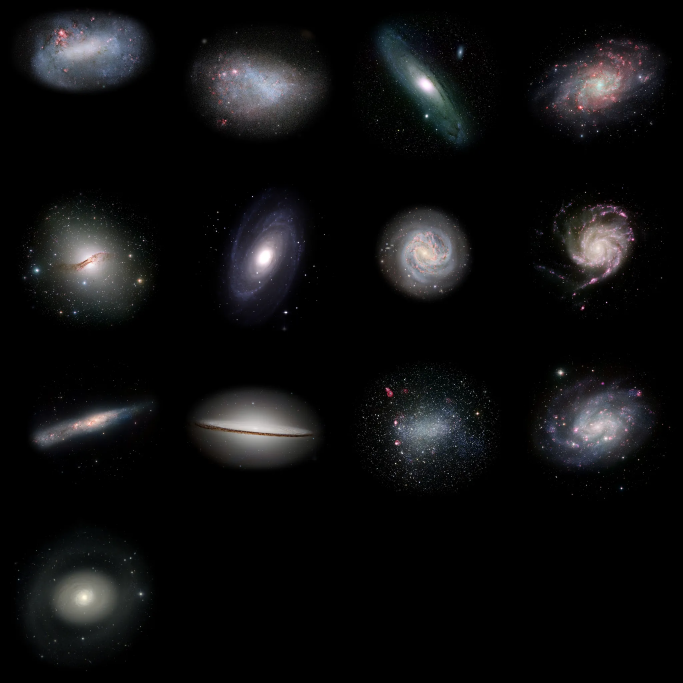
#> input picture site/src/data/galaxies.webp, 2048 x 2048 px (shown at 1/3 size); its folder holds 3 pictures in this run
$ python build-milkyway.py --source ../site/src/data/galaxies.webp
#> lines starting #> are read from the running program, lines starting #| are printed output that depends on the picture; after the words box and inside, x2 and y2 are one past the last pixel; in counts of white or black regions, pixels touching at a corner belong together
#|   source 2048x2048, 0.176 deg/px
#|   WARNING: expected 6000x3000, got 2048x2048. The projection assumptions in this file are about THAT image.
#!/usr/bin/env python3
# evomedia.net evo.polaris — https://github.com/evomedia-net/evo.polaris
# Created by Kelly Michels · dev@evomedia.net
# Licensed under the MIT License. See LICENSE.

"""Build the Milky Way texture from ESO's all-sky panorama.

    python scripts/build-milkyway.py [--source path/to/eso0932a.tif]

Downloads the source if it is not given, writes site/src/data/milkyway.webp,
and prints what it did. Run rarely -- the output is committed, like stars.json.

SOURCE, AND WHY THIS ONE

    ESO/S. Brunier -- "The Milky Way panorama", eso0932a
    https://www.eso.org/public/images/eso0932a/

    6000x3000, and already in the projection this needs: galactic longitude
    across, latitude up, plane horizontal. Licensed CC BY 4.0, which permits
    redistribution and commercial use with a visible credit -- so the credit
    is part of the app's UI, not just a line in a licence file. ESO's terms
    say it "cannot be hidden or separated from the image", so it appears
    wherever the sky is drawn, full screen included.

    The lossless TIF is used rather than the JPEG. It is barely larger over
    the wire (mostly black sky compresses hard) and the JPEG's 8-pixel blocks
    survive into the diffuse layer as a faint cellular texture once anything
    non-linear touches them.

LONGITUDE RUNS LEFTWARD, AND THAT WAS MEASURED, NOT ASSUMED

    Getting it backwards mirrors the entire sky, and it is the kind of mistake
    that looks plausible. So it was checked against two objects whose galactic
    coordinates are known exactly:

        LMC  l=280.5 b=-32.9   leftward 38.2   rightward 11.1   (background 7.7)
        SMC  l=302.8 b=-44.3   leftward 18.7   rightward 10.0

    Both land on a bright cloud only under the leftward reading, which is the
    astronomical convention. The galactic centre also falls at x=2978 of 3000,
    and the faintest point along b=0 at the anticentre, as it must.

THE STARS HAVE TO COME OUT

    This is a photograph, so it contains tens of thousands of point stars --
    and the app draws its OWN stars from Hipparcos, at computed positions. Two
    sets of stars, slightly offset, would undermine the one thing this view
    promises: that what you see is where things really are.

    Removal is by DIFFERENCE, not morphology. Blur to get the diffuse
    component, find pixels standing far above it, replace only those. A star
    is a few pixels at 16.7 px/deg; the band is degrees and even the
    Magellanic Clouds are ~170 px, so the diffuse structure is never touched.
    A grey opening was tried first and left a cellular texture across the
    bright regions -- its square structuring element, printed on the picture.

    KNOWN LIMIT: a handful of ~1 degree blobs survive, being the photographic
    halos of the very brightest stars and some globular clusters. They sit at
    the true positions of stars the app draws anyway, so they read as halo
    rather than as duplicates. Raising SIGMA on the passes below would take
    them, at the cost of flattening structure inside the Magellanic Clouds.
    That trade was taken deliberately in this direction.

WHY GREYSCALE

    The naked-eye Milky Way has no colour -- at that light level human vision
    is scotopic. Storing luminance also means the app can tint it, which is
    what makes Night Mode work, and costs a third of the bytes.
"""

from __future__ import annotations

import argparse
import sys
import urllib.request
from pathlib import Path

try:
    import numpy as np
    from PIL import Image
    from scipy import ndimage
except ImportError as e:                                    # pragma: no cover
    sys.exit(f"needs numpy, pillow and scipy: {e}")

Image.MAX_IMAGE_PIXELS = None

ROOT = Path(__file__).resolve().parent.parent
OUT = ROOT / "site" / "src" / "data" / "milkyway.webp"
SOURCE_URL = "https://cdn.eso.org/images/original/eso0932a.tif"
CREDIT = "ESO/S. Brunier"

# Output size. The source is 0.06 deg/px; this keeps most of that at 0.088,
# which matters because the view zooms to a 10 degree field. It costs about
# 60 KB -- the whole sky, against 360 KB of star catalogue.
OUT_W, OUT_H = 4096, 2048
QUALITY = 80

# Star-removal passes: (blur sigma in source pixels, threshold in sigmas).
# Coarse first for the big halos, then finer for ordinary stars.
PASSES = ((6.0, 2.5), (4.0, 3.0), (2.5, 3.0))


def fetch(path: Path) -> Path:
    if path.exists():
        return path
    path.parent.mkdir(parents=True, exist_ok=True)
    print(f"  downloading {SOURCE_URL}")
    urllib.request.urlretrieve(SOURCE_URL, path)
    return path


def diffuse(a: np.ndarray) -> np.ndarray:
    """The photograph with its point sources replaced by their surroundings."""
    work = a.copy()
    for sigma, k in PASSES:
        smooth = ndimage.gaussian_filter(work, sigma)
        resid = work - smooth
        stars = resid > k * resid.std()
        work = np.where(stars, smooth, work)
        print(f"  sigma {sigma}: replaced {stars.mean() * 100:.2f}% of pixels")
#> this loop made 3 passes
#|   sigma 6.0: replaced 1.31% of pixels
#|   sigma 4.0: replaced 1.82% of pixels
#|   sigma 2.5: replaced 1.56% of pixels
#> pass 1, in diffuse, `resid = work - smooth`:
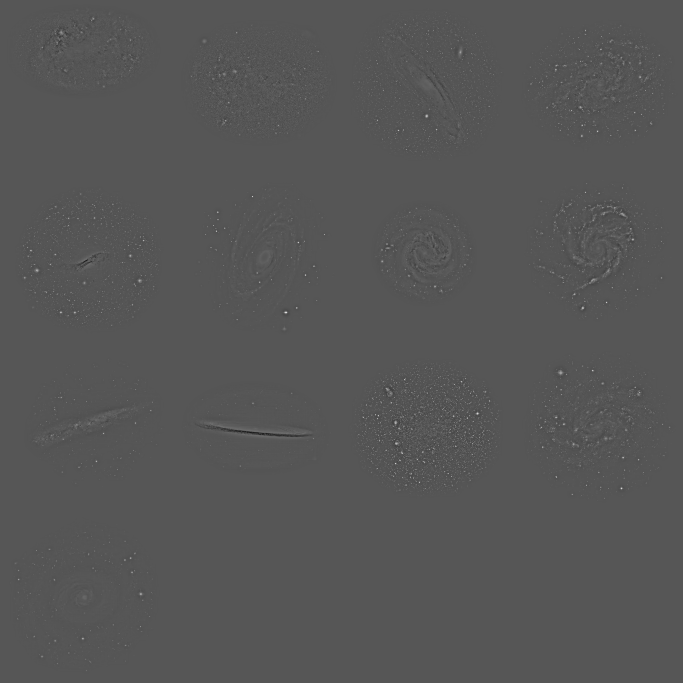
#> resid: shape (2048, 2048) float32 (shown at 1/3 size); min -126.7, max 247.8, mean 0; drawn with min black and max white
#> pass 1, in diffuse, `stars = resid > k * resid.std()`:
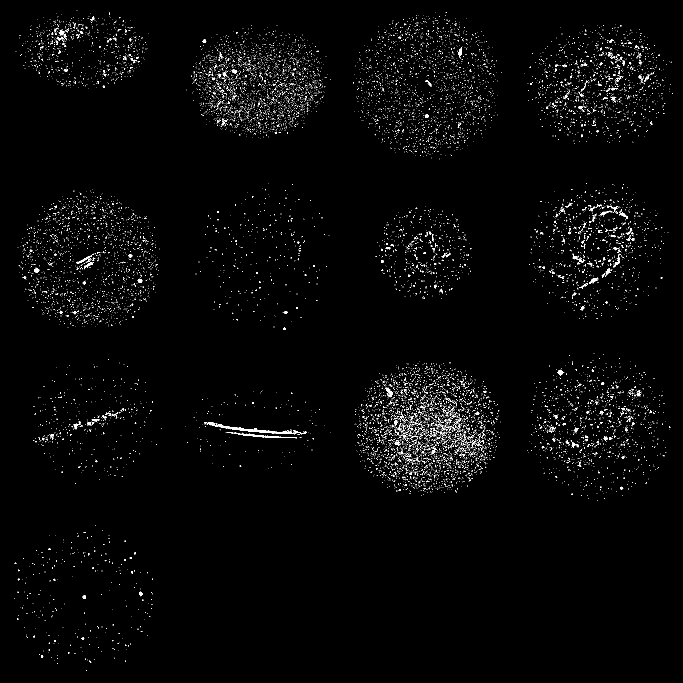
#> stars: shape (2048, 2048) bool (shown at 1/3 size); 1.3% white in thin lines or dots
#> after the loop:
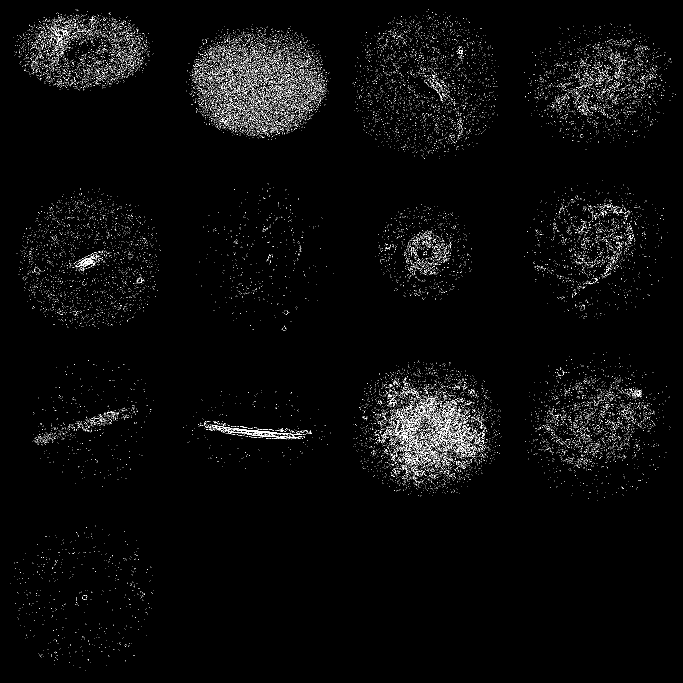
#> stars: shape (2048, 2048) bool (shown at 1/3 size); 1.6% white in thin lines or dots
#> after the loop:
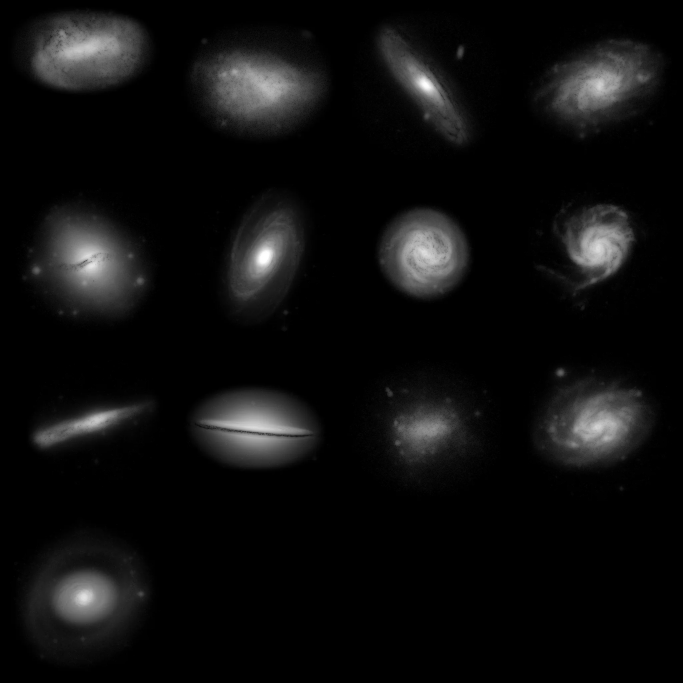
#> work: shape (2048, 2048) float32 (shown at 1/3 size); min 0, max 255, mean 14.6
    return work


def main() -> int:
    ap = argparse.ArgumentParser(description=__doc__)
    ap.add_argument("--source", type=Path, default=None,
                    help="the ESO TIF; downloaded to a temp path if omitted")
    args = ap.parse_args()

    src = fetch(args.source or (ROOT / ".cache" / "eso0932a.tif"))
    a = np.asarray(Image.open(src).convert("L"), dtype=np.float32)
    print(f"  source {a.shape[1]}x{a.shape[0]}, {360 / a.shape[1]:.3f} deg/px")
    if a.shape != (3000, 6000):
        print(f"  WARNING: expected 6000x3000, got {a.shape[1]}x{a.shape[0]}. "
              "The projection assumptions in this file are about THAT image.")

    work = diffuse(a)

    # Two-stage downsample: box-average to halfway, then Lanczos. One big
    # Lanczos step from 6000 wide leaves aliasing in the dust lanes.
    half = np.asarray(Image.fromarray(work).resize((3000, 1500), Image.BOX),
                      dtype=np.float32)
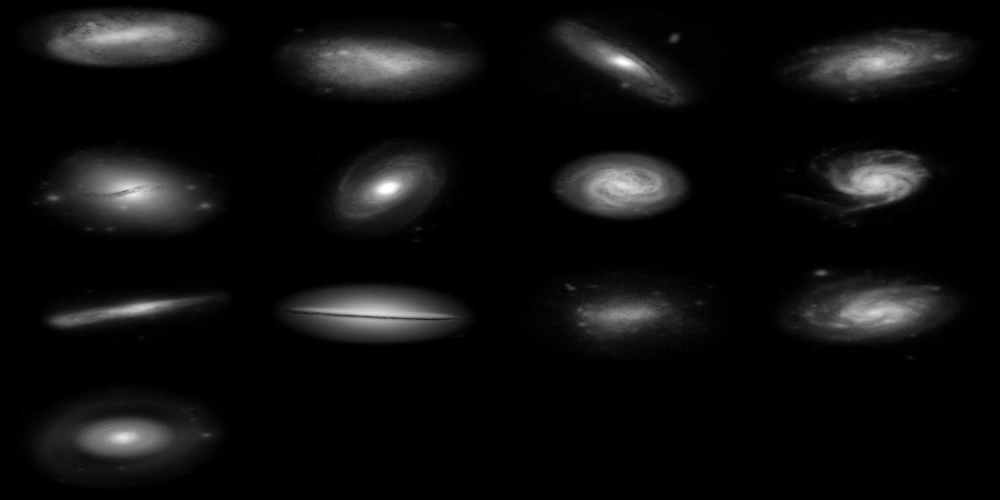
#> half: shape (1500, 3000) float32 (shown at 1/3 size); min 0, max 255, mean 14.6
    half = ndimage.gaussian_filter(half, 0.8)

    img = Image.fromarray(np.clip(half, 0, 255).astype(np.uint8))
    img = img.resize((OUT_W, OUT_H), Image.LANCZOS)
#> img: PIL image 4096x2048 L
    OUT.parent.mkdir(parents=True, exist_ok=True)
    img.save(OUT, "WEBP", quality=QUALITY, method=6)

    kb = OUT.stat().st_size / 1024
    print(f"\n  wrote {OUT.relative_to(ROOT)}  {OUT_W}x{OUT_H}  "
          f"{360 / OUT_W:.3f} deg/px  {kb:.1f} KB")
    print(f"  credit that MUST be shown wherever this is drawn: {CREDIT}")
    return 0


if __name__ == "__main__":
    sys.exit(main())
#> (the program exits here)

$ run again, on site/src/data/milkyway.webp
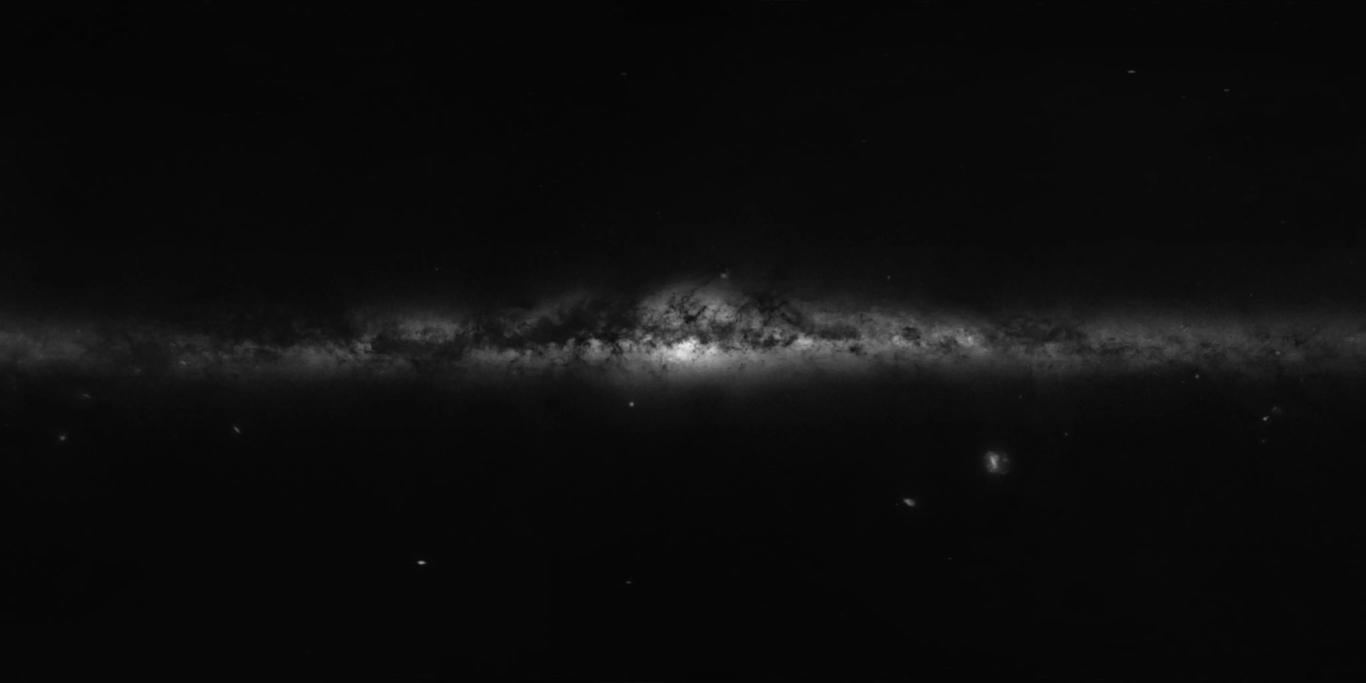
#> input picture site/src/data/milkyway.webp, 4096 x 2048 px (shown at 1/3 size)
#|   source 4096x2048, 0.088 deg/px
#|   WARNING: expected 6000x3000, got 4096x2048. The projection assumptions in this file are about THAT image.
#> the loop in diffuse, `for sigma, k in PASSES:` made 3 passes
#|   sigma 6.0: replaced 1.25% of pixels
#|   sigma 4.0: replaced 1.16% of pixels
#|   sigma 2.5: replaced 1.04% of pixels
#> pass 1, in diffuse, `stars = resid > k * resid.std()`:
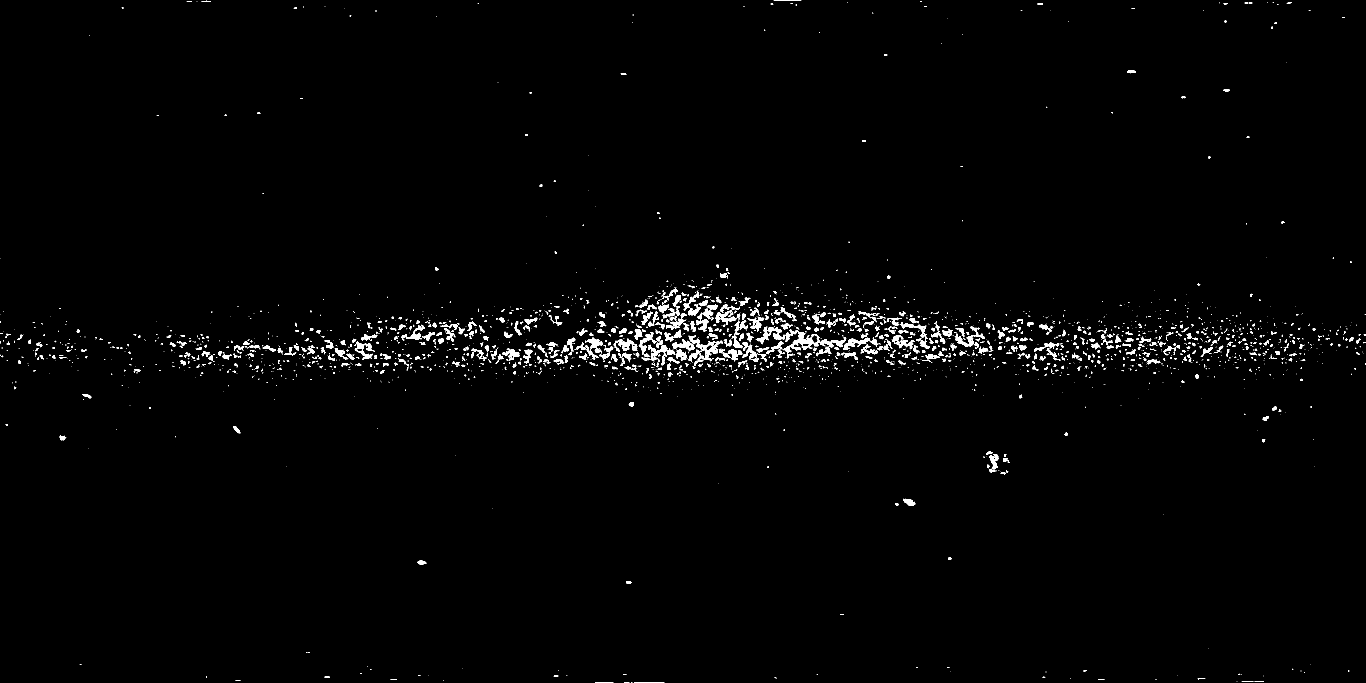
#> stars: shape (2048, 4096) bool (shown at 1/3 size); 1.2% white; 2868 white regions (2051 under 20 px), largest, box (x1, y1, x2, y2) and area: (2348, 1002, 2539, 1075) 2966, (2066, 1005, 2169, 1100) 2167, (2272, 980, 2355, 1031) 1458
#> after the loop in diffuse, `for sigma, k in PASSES:`:
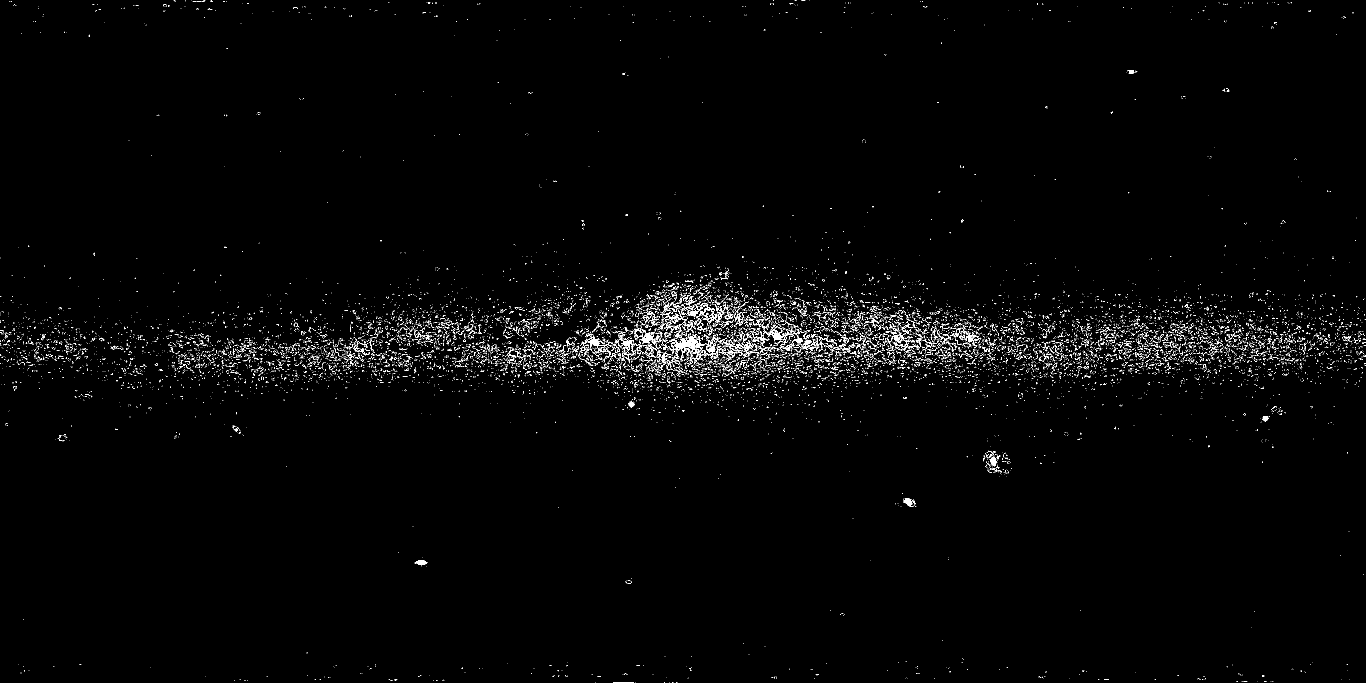
#> stars: shape (2048, 4096) bool (shown at 1/3 size); 1% white in thin lines or dots
